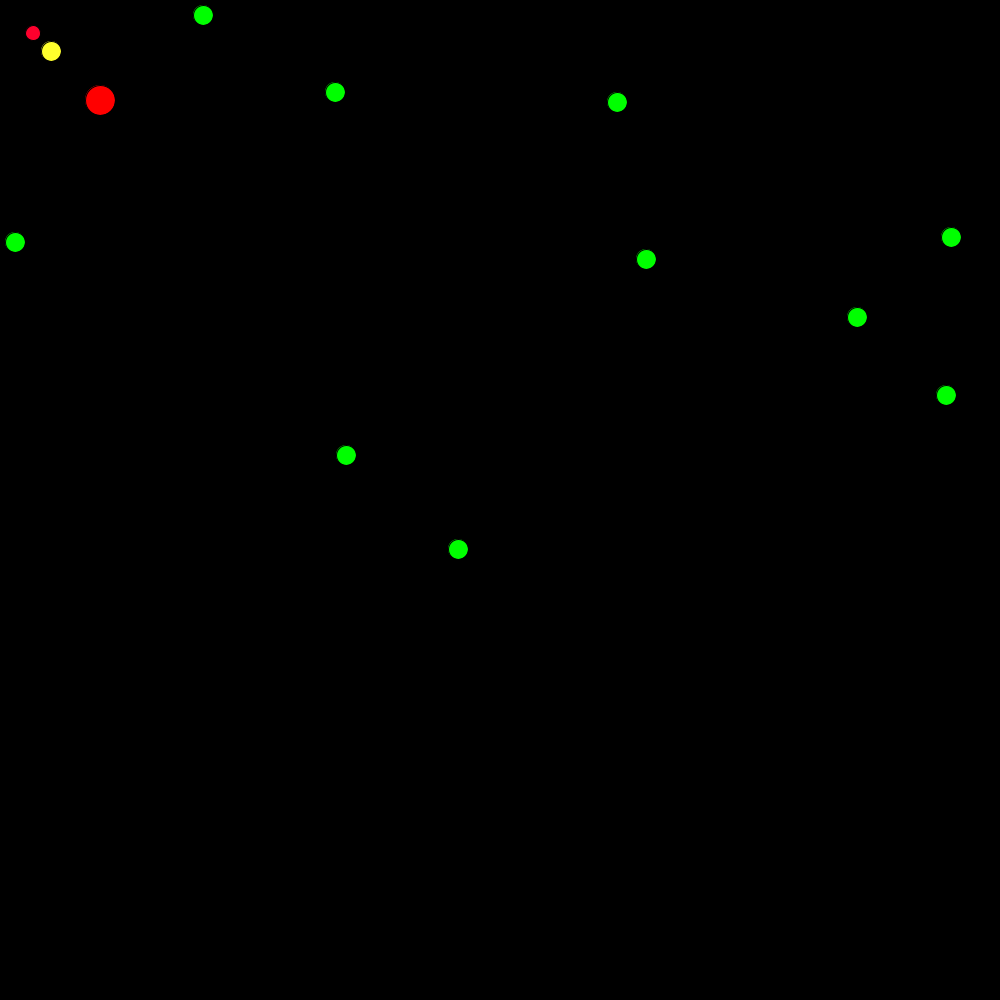
Frame 1 (no input)
Frame 60 (the mouse pressed at the canvas centre just before this capture): identical to frame 1, image omitted
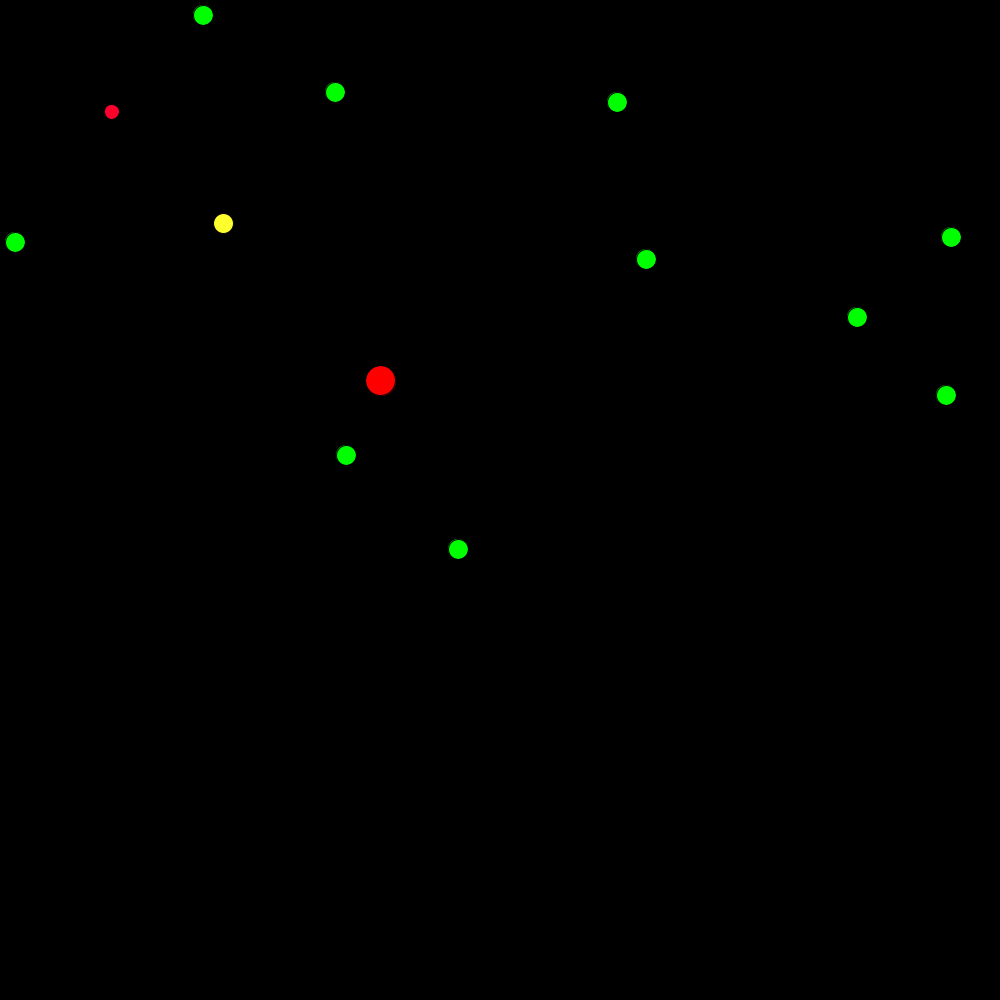
Frame 120 (the mouse held since frame 60 and released just before this capture)

The Processing sketch that drew these frames (run headless with seeded random() and noise(); from frame 60 on, the mouse is pressed at the canvas centre):

// Processing sketch: Projecte1_testeos
// ── Projecte1_testeos.pde
//Un PNJ persigue a un PJ
//Usamos la equacion parametrica de la recta
//r(alpha) = P + alpha * vector
//Vector = Q - P
//Q sera la posicion del PJ(Final)
//P sera la posicion del PNJ(Inicial)
//El PJ, osea Q, esta en la posicion del raton
float alpha = 0.02;
float xPJ = width;
float yPJ = height;
float xPNJ1 = width / 2;
float yPNJ1 = height / 2;
float xPNJ2 = width / 3;
float yPNJ2 = height / 3;
int[] npc_x;
int[] npc_y;
int amount_npcs = 10; // 10 npcs in the scene
int radius_npcs = 20;
int radius_pc = 20;
void setup(){ //Se ejecuta una vez al principio
  //La ventanta
  size(1000, 1000); 
  npc_x = new int [amount_npcs];
  npc_y = new int [amount_npcs];
  //NPCS are randomly located
  for(int counter = 0; counter < amount_npcs; counter++){
   npc_x[counter] = (int)random(width);
   npc_y[counter] = (int)random(height);  //Ponemos int porque la pantalla no tiene decimales, tiene pixeles
 }
}

void draw(){ //Se ejecuta infinitas veces
  //Pintar el PJ
  background(0);
  fill(255, 0, 0);
  if(sqrt((1 - mouseX)*(1 - mouseX) + (1 - mouseY) * (1 - mouseY)) > 10) {
  xPJ = (1 - alpha) * xPJ + alpha * mouseX;
  yPJ = (1 - alpha) * yPJ + alpha * mouseY;
  }
  ellipse(xPJ,yPJ, 30.0, 30.0);
  //Pintar al PNJ
  //PNJ = (1 - alpha) * PNJ + alpha * PJ
  fill(255, 255, 45);
  if(sqrt((xPJ - xPNJ1)*(xPJ - xPNJ1) + (yPJ - yPNJ1) * (yPJ - yPNJ1)) > 70) {
    xPNJ1 = (1 - alpha) * xPNJ1 + alpha * xPJ;
    yPNJ1 = (1 - alpha) * yPNJ1 + alpha * yPJ;
  }
  if(sqrt((xPJ - xPNJ1)*(xPJ - xPNJ1) + (yPJ - yPNJ1) * (yPJ - yPNJ1)) < (radius_npcs + radius_pc) / 2) {
    println("Collision");
  }
  ellipse(xPNJ1, yPNJ1, 20.0, 20.0);
  fill(255, 0, 45);
  if(sqrt((xPNJ1 - xPNJ2)*(xPNJ1 - xPNJ2) + (yPNJ1 - yPNJ2) * (yPNJ1 - yPNJ2)) > 50) {
  xPNJ2 = (1 - alpha) * xPNJ2 + alpha * xPNJ1;
  yPNJ2 = (1 - alpha) * yPNJ2 + alpha * yPNJ1;
  }
  ellipse(xPNJ2, yPNJ2, 15.0, 15.0);
  fill(0, 255, 0);
  for(int i = 0; i < amount_npcs; i++){
   ellipse(npc_x[i],npc_y[i], radius_npcs, radius_npcs); 
  }
}

void mouseMoved(){
  float[] vector; //vector from de PJ to any NPC
  float magnitude; //vector size = distance between circles
  boolean collided = false; // No collision by defect
  vector = new float[2];
  for(int i = 0; i < amount_npcs; i++){
    vector[0] = npc_x[i] - xPJ;//Vx = NPCx - PJx
    vector[1] = npc_y[i] - yPJ;//Vy = NPCy - PJy
    magnitude = sqrt(vector[0] * vector[0] + vector[1] * vector[1]);
  }
}
